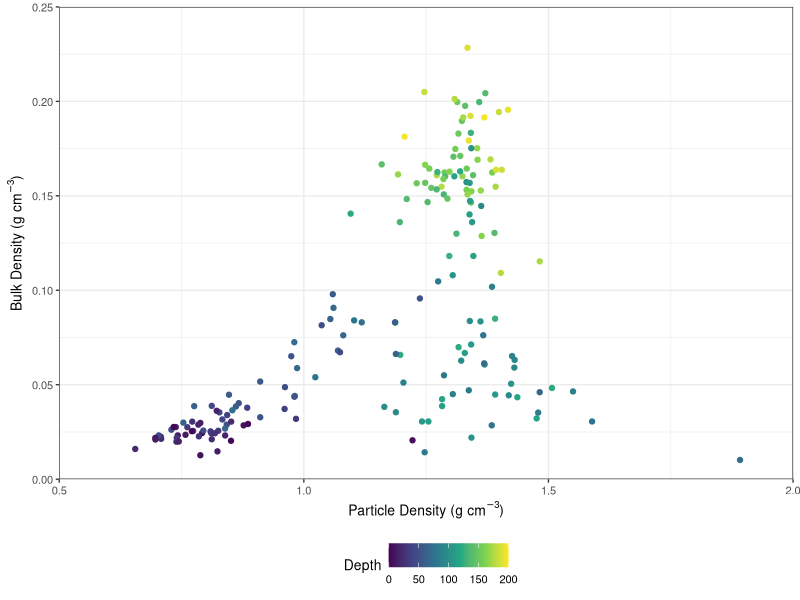
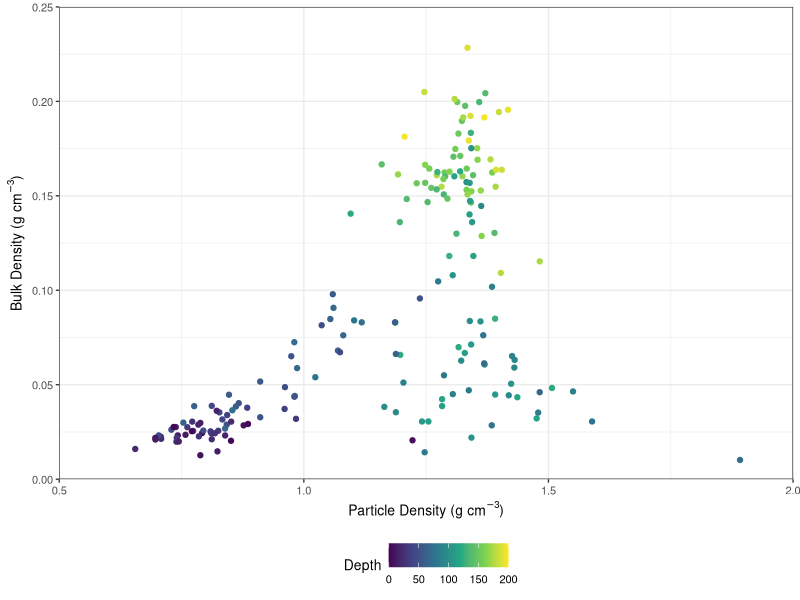

Source code (R) for these figures, in order:
#' # Load Libraries

library(tidyverse)
library(patchwork)

#' # Read in data 
data <-  read_csv("Data.csv") 

p <- ggplot(data =  data, aes(x = particle_density_g_cm3, y = bulk_density_g_cm3, colour = mid_depth)) +
  geom_point() +
  theme_bw(base_size = 10) +
  labs(x = expression(paste("Particle Density (", g~cm^{-3}, ")")), y = expression(paste("Bulk Density (", g~cm^{-3}, ")")), colour = "Depth") +
  scale_colour_viridis_c(limits = c(0,200), breaks = seq(0,200, 50)) +
  scale_x_continuous(limits = c(0.5,2), breaks = seq(0.5, 2, 0.5), expand = c(0,0)) +
  scale_y_continuous(limits = c(0,0.25), breaks = seq(0, 0.25, 0.05), expand = c(0,0)) +
  theme(legend.position = "bottom")
p


ggsave(plot = p, filename = "Figure Supp 3.png", height = 100, width = 84, units = "mm", dpi = 600)
